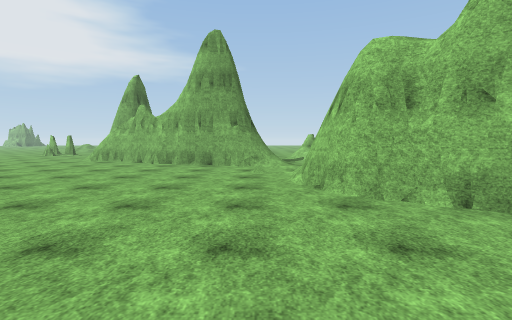
View 1 (above)

16 first-person views from a walk through a Unity game level. The camera is 1.5 m above the floor, tilts 4° down and sees 85° across. The floor is counted in squares, 2 m on a side. Each view is taken from the middle of a square. On the plan, view 1 faces up. The plan holds only what a view shows up to about 10 squares ahead; the rest is blank. The place goes on beyond the plan. The player is left out. Surface patterns are stand-ins for the level's own textures.

View 2
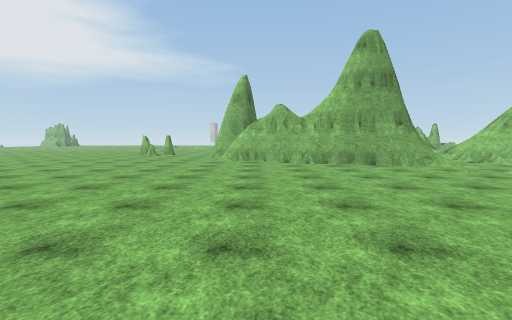

View 3
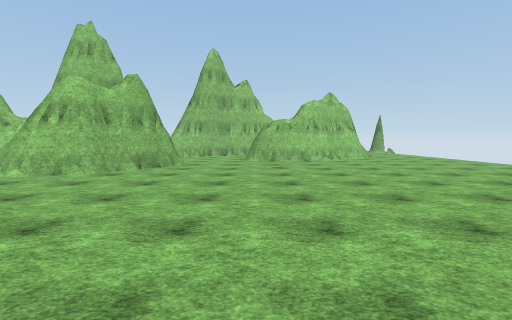

View 4
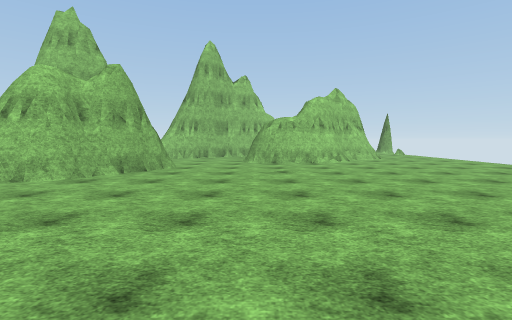

View 5
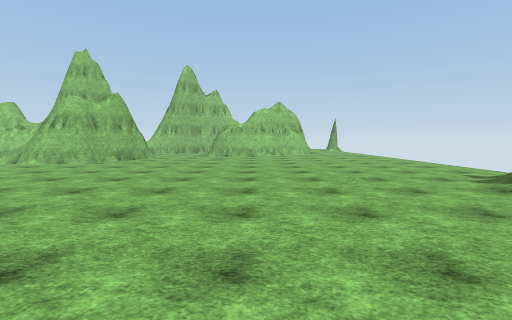

View 6
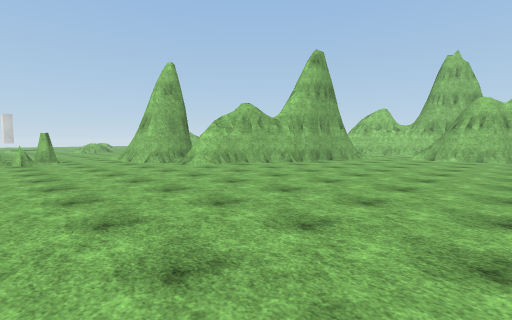

View 7
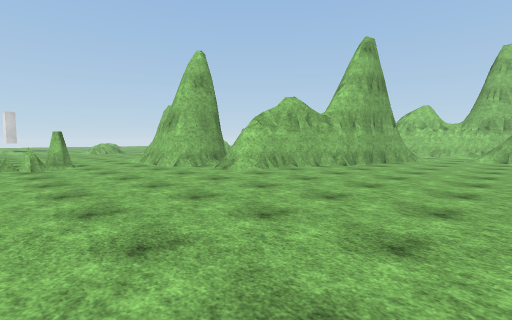

View 8
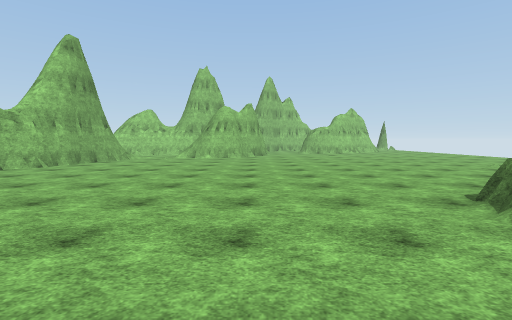

View 9
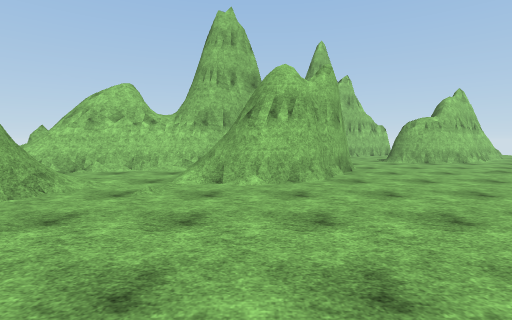

View 10
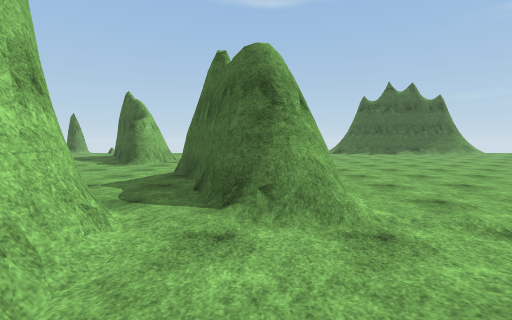

View 11
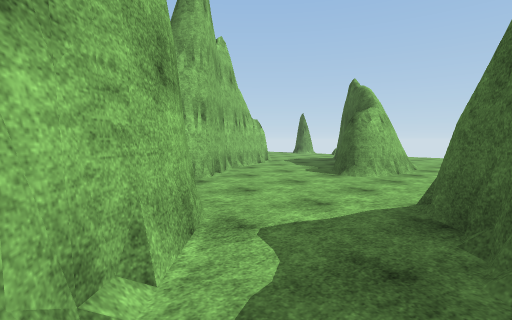

View 12
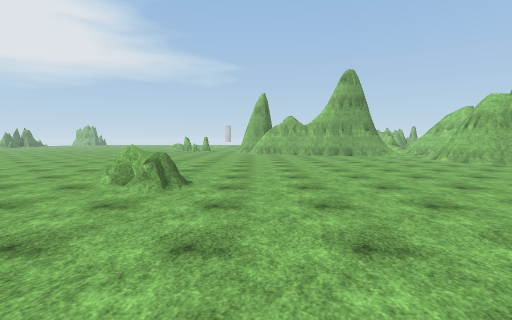

View 13
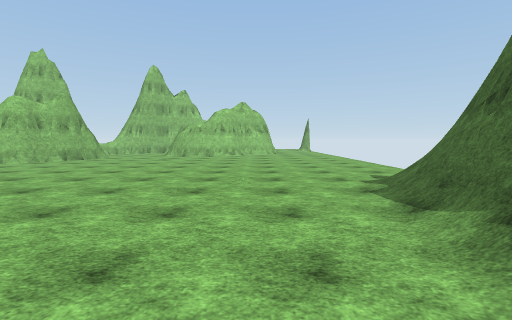

View 14
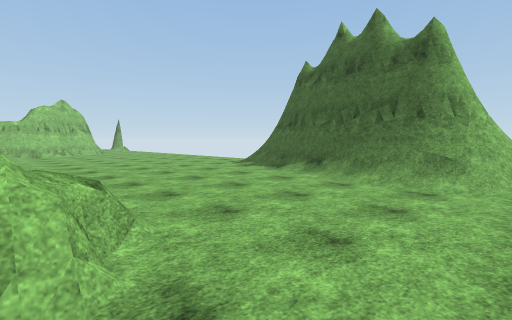

View 15
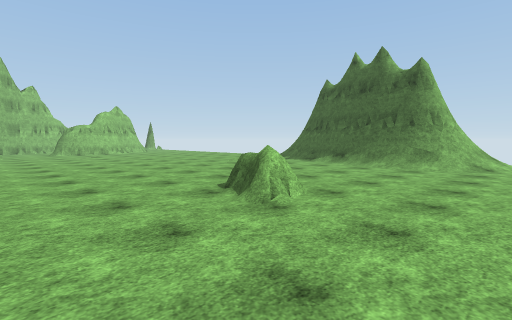

View 16
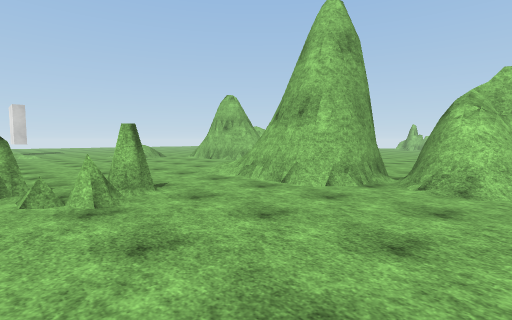

### Floor plan
Key: @ floor where view 1 was taken; # wall or solid block; x gap in a wall; . floor; / step, stairs or slope; = window, fence, low wall or low ledge.
Columns run from 11 left of view 1 to 10 right of it. Each row starts with its distance up from view 1.
 22  ..
 21  ...
 20  ...
 19  .....
 18  .....
 17  .....
 16  ....
 15 #.../
 14 .#..##
 13 ....###
 12 .....x...
 11 .....##        #
 10 .....####   .=##
  9 ........####/.##
  8 ..........///.##
  7 ...............#
  6 ............/#.##
  5 ............##..##
  4 ............###...
  3 ..............#....##
  2 ....................#
  1 ....................##
  0 ...=.......@.....#...#
 -1 .................#...#
 -2 .................# ..
 -3 .................###
 -4 ..................
 -5 ..///.............
 -6 ./#####//.........
 -7 .##   ##/.........

Where each view was taken, in squares from view 1:
view 1: 0 up, 0 right, facing up
view 2: 0 up, 5 left, facing up
view 3: 0 up, 5 left, facing right
view 4: 0 up, 4 left, facing right
view 5: 2 down, 8 left, facing right
view 6: 3 up, 11 left, facing up-right
view 7: 5 up, 11 left, facing up-right
view 8: 3 up, 11 left, facing right
view 9: 5 up, 4 left, facing right
view 10: 9 up, 2 right, facing down
view 11: 6 up, 3 right, facing down-right
view 12: 5 down, 6 left, facing up
view 13: 4 down, 8 left, facing right
view 14: 0 up, 10 left, facing down-right
view 15: 3 up, 11 left, facing down-right
view 16: 10 up, 11 left, facing up-right
